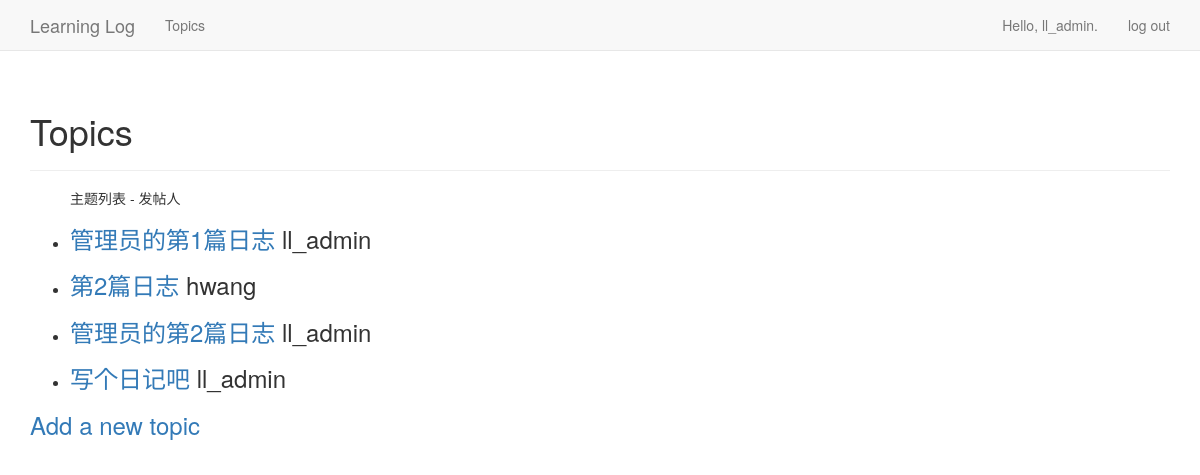
The page /topics/ (signed in) on the database its author committed.
### learning_logs/models.py (models this page shows)
class Topic(models.Model):
    text = models.CharField(max_length=200)
    date_added = models.DateTimeField(auto_now_add=True)
    owner = models.ForeignKey(User, on_delete=models.PROTECT)
    public = models.BooleanField(default=False)
    def __str__(self):
        return self.text

### learning_logs/views.py (the view)
# urls.py: url(r'^topics/$', views.topics, name='topics'),
@login_required
def topics(request):
    """显示自己创建的，或者public属性是True（对所有人公开）的主题"""
    topics = Topic.objects.filter(Q(owner=request.user) | Q(public=True)).order_by('date_added')
    context = {'topics': topics}
    return render(request, 'learning_logs/topics.html', context)

### learning_logs/templates/learning_logs/topics.html
{% extends "learning_logs/base.html" %}
{% block header %}
  <h1>Topics</h1>
{% endblock header %}
{% block content %}
  <ul>
    <h5>主题列表 - 发帖人</h5>
    {% for topic in topics %}
      <li>
        <h3>
          <a href="{% url 'learning_logs:topic' topic.id %}">{{ topic }}</a>   {{ topic.owner }}
        </h3>
      </li>
    {% empty %}
      <li>No topics have been added yet.</li>
    {% endfor %}
  </ul>
  <h3><a href="{% url 'learning_logs:new_topic' %}">Add a new topic</a></h3>
{% endblock content %}

### learning_logs/templates/learning_logs/base.html (shortened to what this page needs)
{% load bootstrap3 %}
<!DOCTYPE html>
<html lang="en">
  <head>
    {% bootstrap_css %}
  </head>
  <body>
    <nav class="navbar navbar-default navbar-static-top" role="navigation">
      <div class="container">
        <div class="navbar-header">
          <a class="navbar-brand" href="{% url 'learning_logs:index' %}">
                Learning Log</a>
        </div>
        <div id="navbar" class="navbar-collapse collapse">
          <ul class="nav navbar-nav">
            <li><a href="{% url 'learning_logs:topics' %}">Topics</a></li>
          </ul>
          <ul class="nav navbar-nav navbar-right">
            {% if user.is_authenticated %}
              <li><a>Hello, {{ user.username }}.</a></li>
              <li><a href="{% url 'users:logout' %}">log out</a></li>
            {% else %}
              <li><a href="{% url 'users:register' %}">register</a></li>
              <li><a href="{% url 'users:login' %}">log in</a></li>
            {% endif %}
          </ul>
        </div>
      </div>
    </nav>
    <div class="container">
      <div class="page-header">
        {% block header %}{% endblock header %}
      </div>
      <div>
        {% block content %}{% endblock content %}
      </div>
    </div>
  </body>
</html>

### rows shown on the page
Topic: text "管理员的第1篇日志", owner "ll_admin"
Topic: text "第2篇日志", owner "hwang"
Topic: text "管理员的第2篇日志", owner "ll_admin"
Topic: text "写个日记吧", owner "ll_admin"

### other values the page prints
{{ user.username }} "ll_admin"
